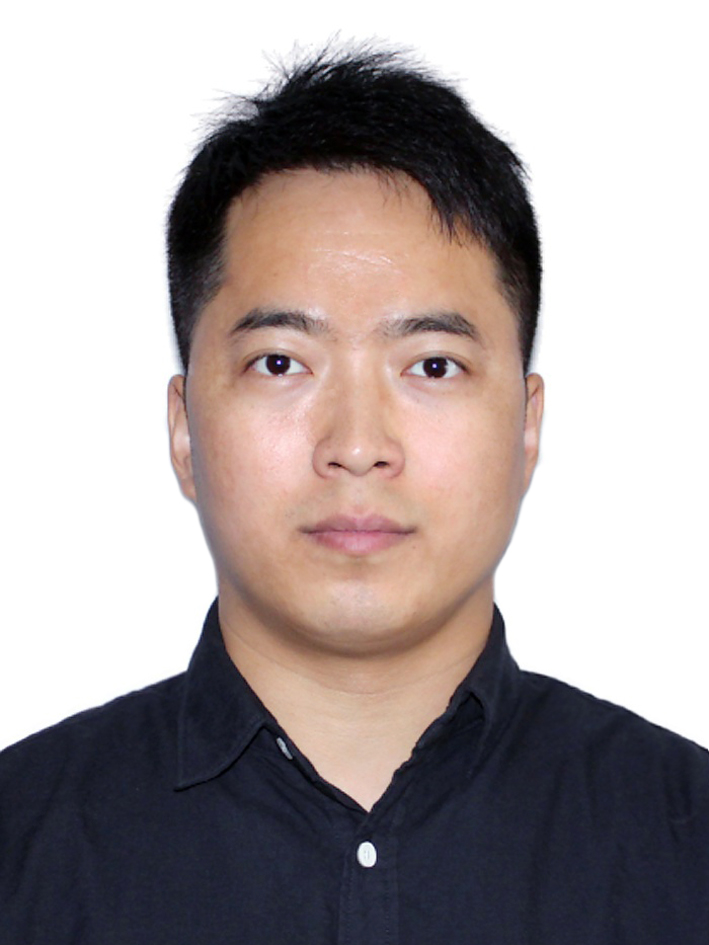
#> input picture ml/input.jpg, 709 x 945 px
$ python editPhoto.py
#> lines starting #> are read from the running program, lines starting #| are printed output that depends on the picture
from PIL import Image
import os

def process_id_photo(input_path, output_path, target_size=(150, 200), max_size_kb=1024):
    # 打开原始图片
#> called with input_path = 'input.jpg', output_path = 'output.jpg', target_size = (150, 200), max_size_kb = 1024
    img = Image.open(input_path)
#> img is the input picture: PIL image 709x945 RGB; mean R, G, B 169.1, 159.7, 159.4

    # 转换成RGB（避免PNG带透明通道问题）
    img = img.convert("RGB")

    # 裁剪成目标比例（3:4）
    target_ratio = target_size[0] / target_size[1]
    width, height = img.size
#> width = 709; height = 945
    current_ratio = width / height
#> current_ratio = 0.75

    if current_ratio > target_ratio:
        # 图片过宽，按高度裁剪
        new_width = int(height * target_ratio)
#> new_width = 708
        left = (width - new_width) // 2
#> left = 0
        img = img.crop((left, 0, left + new_width, height))
#> img: PIL image 708x945 RGB
    else:
        # 图片过高，按宽度裁剪
        new_height = int(width / target_ratio)
        top = (height - new_height) // 2
        img = img.crop((0, top, width, top + new_height))

    # 调整到目标尺寸
    img = img.resize(target_size, Image.LANCZOS)
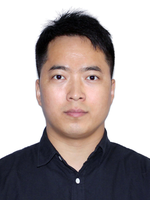
#> img: PIL image 150x200 RGB; mean R, G, B 169, 159.6, 159.3

    # 保存 JPG 并控制大小
    quality = 95
    while quality > 20:  # 降低质量直到小于1MB
        img.save(output_path, "JPEG", quality=quality)
        if os.path.getsize(output_path) <= max_size_kb * 1024:
            break
        quality -= 5
#> after the loop, quality = 95

    print(f"处理完成：{output_path}, 大小 {os.path.getsize(output_path)/1024:.2f} KB")
#| 处理完成：output.jpg, 大小 9.21 KB


if __name__ == "__main__":
    # 输入文件路径（替换成你的照片路径）
    process_id_photo("input.jpg", "output.jpg")
